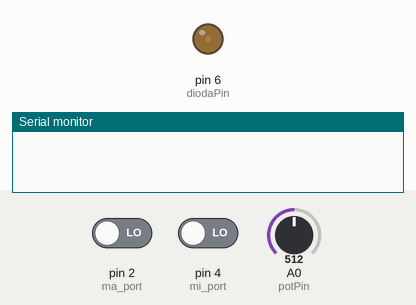
Recording of a sketch running on a simulated Arduino Uno, built with avr-gcc and run on an emulated ATmega328P. On the bench: output pins drawn as LEDs (lit = HIGH), the last lines printed to the serial monitor. The test bench sets the inputs (shaded band); at power-on: pin 2 (ma_port) LOW, pin 4 (mi_port) LOW, A0 (potPin) = 512.

Above: at 1.2 s.
1.3 s: pin 2 (ma_port) driven HIGH
At 1.9 s:
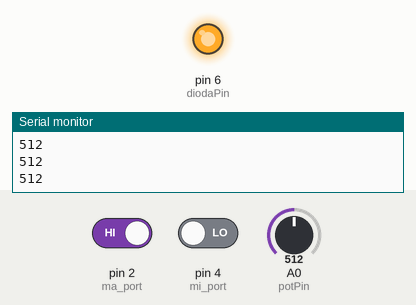
Timing chart, 0 to 4.3 s (numbered marks = the images above; inputs shaded):
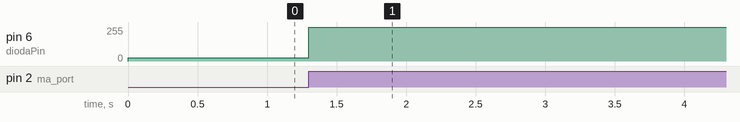

Measured:
- after the input at 1.3 s, pin 6 (diodaPin): 26/255 → 255/255 at once

The sketch:

swiatlo.ino
```cpp
int diodaPin = 6;
int potPin = 0;     // przypisujemy do zmiennej numer wejścia analogowego
int pot;            // zmienna w której będziemy zapisywać "wartość" potencjometru
int sila;        // zmienna w której będziemy zapisywać szybkość migania
int ma_port = 2;
int ma_ps = 5000;
int ma = 5000;
int mi_port = 4;
int mi_ps = 0;
int mi = 0;
void setup() {
  Serial.begin(9600);
  pinMode(mi_ps, INPUT);
  pinMode(ma_ps, INPUT);
  pinMode(diodaPin, OUTPUT);
}

void loop() {
  ma_ps = digitalRead(ma_port);
  mi_ps = digitalRead(mi_port);
  pot = analogRead(potPin);     // odczytujemy A0 i zapisujemy w zmiennej pot
  //Serial.println(pot);

  if( ma_ps == HIGH){
    ma = pot;
    Serial.println(pot);
  }
  if( mi_ps == HIGH){
    mi = pot;
    Serial.println(pot);
  }

  sila = map(pot, mi, ma, 0, 255);
  if( pot < mi){
  digitalWrite(diodaPin, LOW);
  }
  else if ( pot > ma ){
  digitalWrite(diodaPin, HIGH);
  }
  else{
    //Serial.println(sila);
    analogWrite(diodaPin, sila);
  }             // przerwa zależna od położenia potencjometru
}
```
